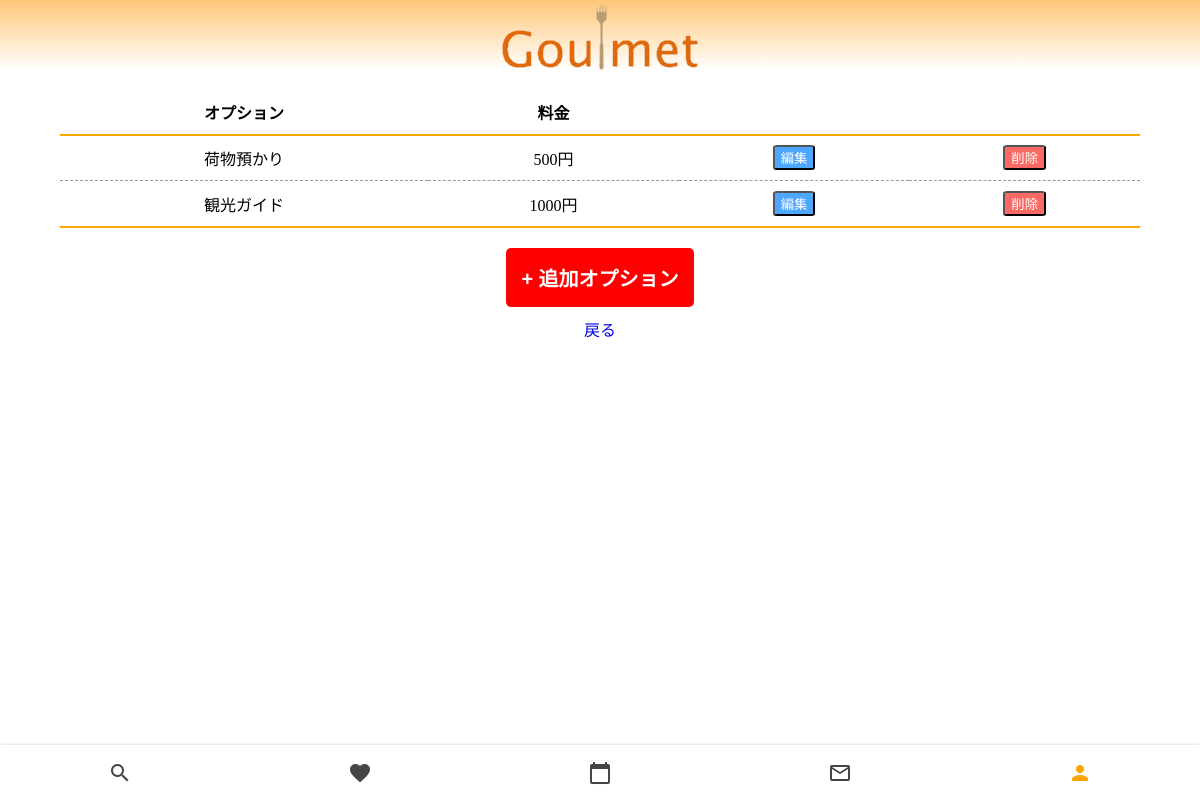
The page /account/option_list/ (signed in) on the database as committed earlier.
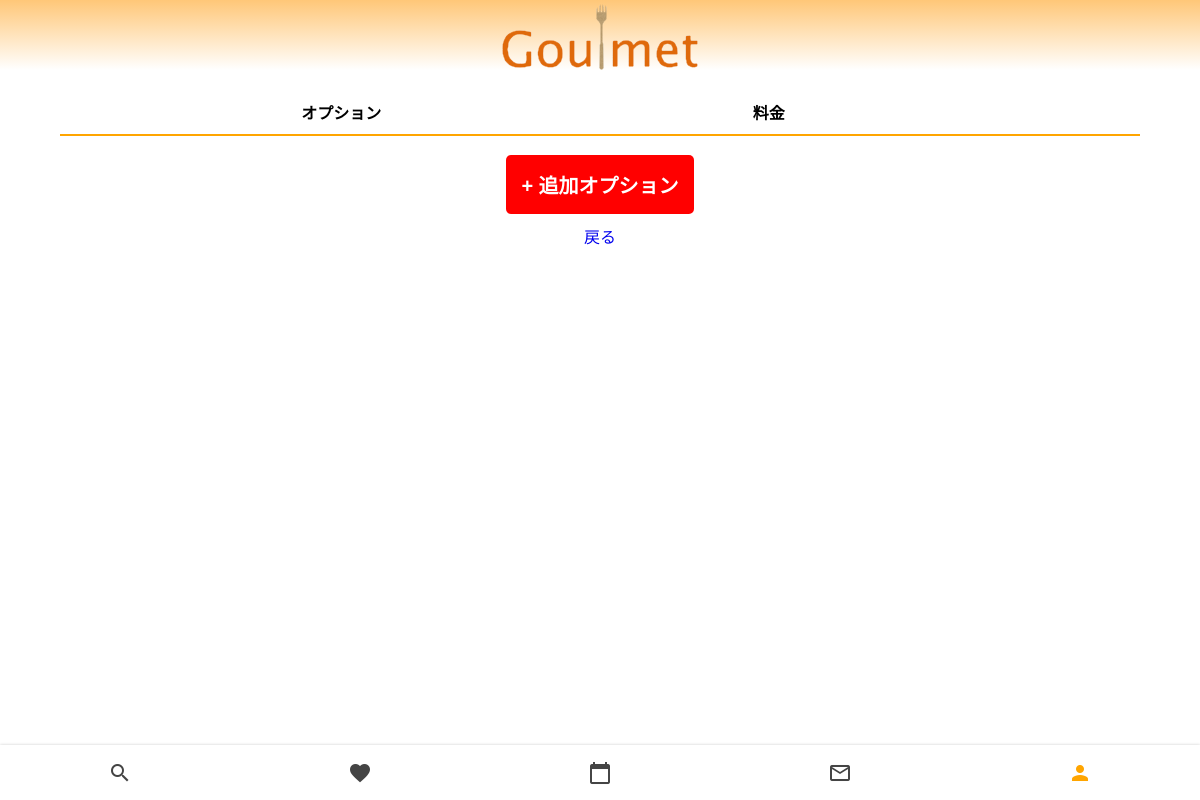
The same page on the database as committed later.
### account/models.py (models this page shows, shortened)
class OptionModel(models.Model):
    option = models.CharField('オプション内容',max_length=100)
    price = models.IntegerField('追加料金')
    user_id = models.ForeignKey(CustomUser,on_delete=models.CASCADE)

### account/views.py (the view)
# urls.py: path('option_list/',option_list,name='option_list'),
@login_required
def option_list(request):
    object_list = OptionModel.objects.all().filter(user_id=request.session['_auth_user_id'])
    return render(request,'account/option_list.html',{'object_list':object_list})

### templates/account/option_list.html
{% extends "base.html" %}
{% load static %}
{% block customcss %}
<link rel="stylesheet" href="{% static 'option_list.css' %}">
{% endblock customcss %}
{% block content %}
<table>
    <tr>
        <th>オプション</th>
        <th>料金</th>
        <th></th>
        <th></th>
    <tr>
    {% for object in object_list %}
    <tr>
        <td data-label="オプション名" class="txt">{{object.option}}</td>
        <td data-label="料金" class="price">{{object.price}}円</td>
        <td><a href="{% url 'account:option_update' pk=object.pk %}"><button id="edit">編集</button></a></td>
        <td><a href="{% url 'account:option_delete' pk=object.pk %}"><button id="delete">削除</button></a></td>
    </tr>
    {% endfor %}
</table>
<div class="additional_option">
    <a href="{% url 'account:additional_option' %}"><input type="submit" value="+ 追加オプション"></a>
</div>
<div class="back">
    <a href="{% url 'account:goulmet_update' %}">戻る</a>
</div>
<nav class="nav">
    <a href="{% url 'search_app:search_form' %}" id="1" class="nav__link">
        <i class="material-icons nav__icon">search</i>
    </a>
    <a href="{% url 'favorite:favorite_list' %}" id="2" class="nav__link">
        <i class="material-icons nav__icon">favorite</i>
    </a>
    <a href="{% url 'reservation:reservation_confirm' %}" id="3" class="nav__link">
        <i class="material-icons nav__icon">calendar_today</i>
    </a>
    <a href="#" id="4" class="nav__link">
        <i class="material-icons nav__icon">mail_outline</i>
    </a>
    <a href="{% url 'account:user_update' %}" id="5" class="nav__link nav__link--active">
        <i class="material-icons nav__icon">person</i>
    </a>
</nav>
{% endblock %}

Rows that differ between the two databases and show on the page:
removed OptionModel: option "荷物預かり", price "500"
removed OptionModel: option "観光ガイド", price "1000"
